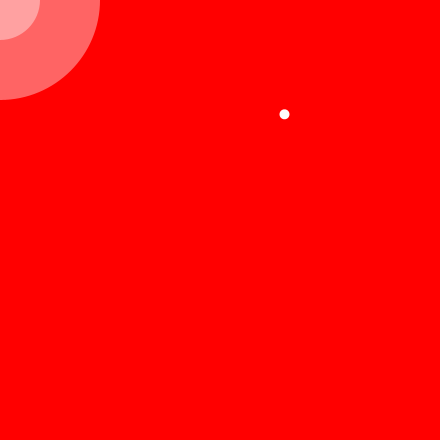
Frame 1 (no input)
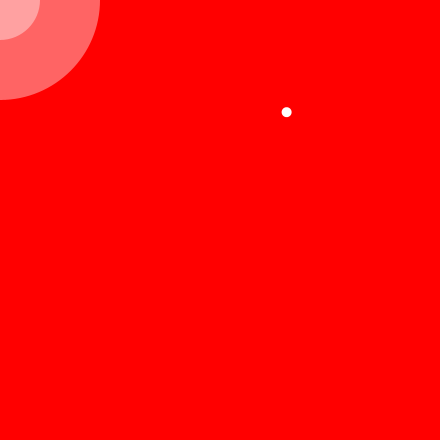
Frame 60 (the mouse pressed at the canvas centre just before this capture)
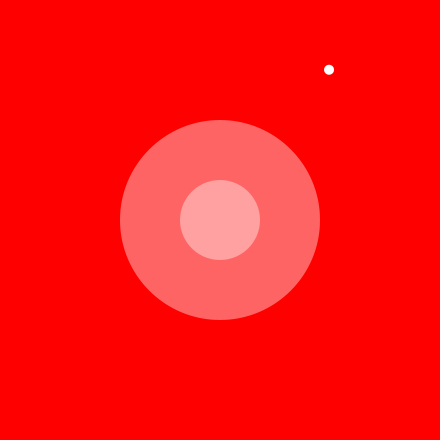
Frame 120 (the mouse held since frame 60 and released just before this capture)

The Processing sketch that drew these frames (run headless with seeded random() and noise(); from frame 60 on, the mouse is pressed at the canvas centre):

// Processing sketch: processing_95946
// ── processing_95946.pde

PVector center;

Thng hal;

void setup() {
  size(440, 440);
  smooth();
  center = new PVector(width/2, height/2);
  hal = new Thng();
  ellipseMode(CENTER);
//  hal.pos = center.get();
}


void draw() {
  background(255,0,0);
  hal.update();
  hal.draw();
  noStroke();
  fill(255,100);
  ellipse(center.x, center.y, 80, 80);
  ellipse(center.x, center.y, 200, 200);
}


class Thng {
  
  int state;
  PVector pos, vel;
  float timer;
  
  Thng() {
    state = 0;
    vel = new PVector();
    pos = new PVector(random(width),random(height));
    timer = millis();
  }
  
  void update() {
    // finite
    switch(state) {
      case 0:
        wander();
        break;
      case 1:
        flee();
        break;
    }
    pos.add(vel);
    pos.x = (pos.x + width) % width;
    pos.y = (pos.y + height) % height;
  }
  
  void draw() {
    noStroke();
    fill(255);
    ellipse(pos.x, pos.y, 10.0, 10.0);
    center = new PVector(mouseX, mouseY);
  }
  
  void wander() {
    if(millis() - timer > 1000) {
      vel.x = floor(random(3)) - 1;
      vel.y = floor(random(3)) - 1;
      vel.normalize();
      timer = millis();
    }
    if(pos.dist(center) < 40) state = 1;
  }
  
  void flee() {
    vel = PVector.sub(pos, center);
    if(vel.mag() > 100) state = 0;
    vel.normalize();
  }
  
};
